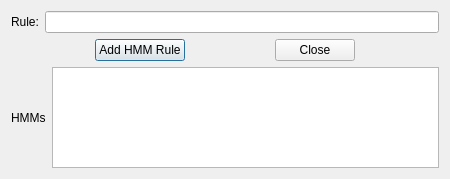
<?xml version="1.0" encoding="UTF-8"?>
<ui version="4.0">
 <class>addHmmRuleWindow</class>
 <widget class="QDialog" name="addHmmRuleWindow">
  <property name="geometry">
   <rect>
    <x>0</x>
    <y>0</y>
    <width>450</width>
    <height>179</height>
   </rect>
  </property>
  <property name="windowTitle">
   <string>Add HMM Rule</string>
  </property>
  <layout class="QVBoxLayout" name="verticalLayout">
   <item>
    <layout class="QHBoxLayout" name="horizontalLayout">
     <item>
      <widget class="QLabel" name="label">
       <property name="text">
        <string>Rule:</string>
       </property>
      </widget>
     </item>
     <item>
      <widget class="QLineEdit" name="hmmRule"/>
     </item>
    </layout>
   </item>
   <item>
    <layout class="QHBoxLayout" name="horizontalLayout_3">
     <item>
      <widget class="QPushButton" name="addHmmRuleBtn">
       <property name="sizePolicy">
        <sizepolicy hsizetype="Fixed" vsizetype="Fixed">
         <horstretch>0</horstretch>
         <verstretch>0</verstretch>
        </sizepolicy>
       </property>
       <property name="text">
        <string>Add HMM Rule</string>
       </property>
      </widget>
     </item>
     <item>
      <widget class="QPushButton" name="closeBtn">
       <property name="sizePolicy">
        <sizepolicy hsizetype="Fixed" vsizetype="Fixed">
         <horstretch>0</horstretch>
         <verstretch>0</verstretch>
        </sizepolicy>
       </property>
       <property name="text">
        <string>Close</string>
       </property>
      </widget>
     </item>
    </layout>
   </item>
   <item>
    <layout class="QHBoxLayout" name="horizontalLayout_2">
     <item>
      <widget class="QLabel" name="label_2">
       <property name="text">
        <string>HMMs</string>
       </property>
      </widget>
     </item>
     <item>
      <widget class="QListWidget" name="availableHmmList">
       <property name="editTriggers">
        <set>QAbstractItemView::NoEditTriggers</set>
       </property>
      </widget>
     </item>
    </layout>
   </item>
  </layout>
 </widget>
 <resources/>
 <connections>
  <connection>
   <sender>closeBtn</sender>
   <signal>clicked()</signal>
   <receiver>addHmmRuleWindow</receiver>
   <slot>close()</slot>
   <hints>
    <hint type="sourcelabel">
     <x>324</x>
     <y>215</y>
    </hint>
    <hint type="destinationlabel">
     <x>214</x>
     <y>121</y>
    </hint>
   </hints>
  </connection>
 </connections>
</ui>
